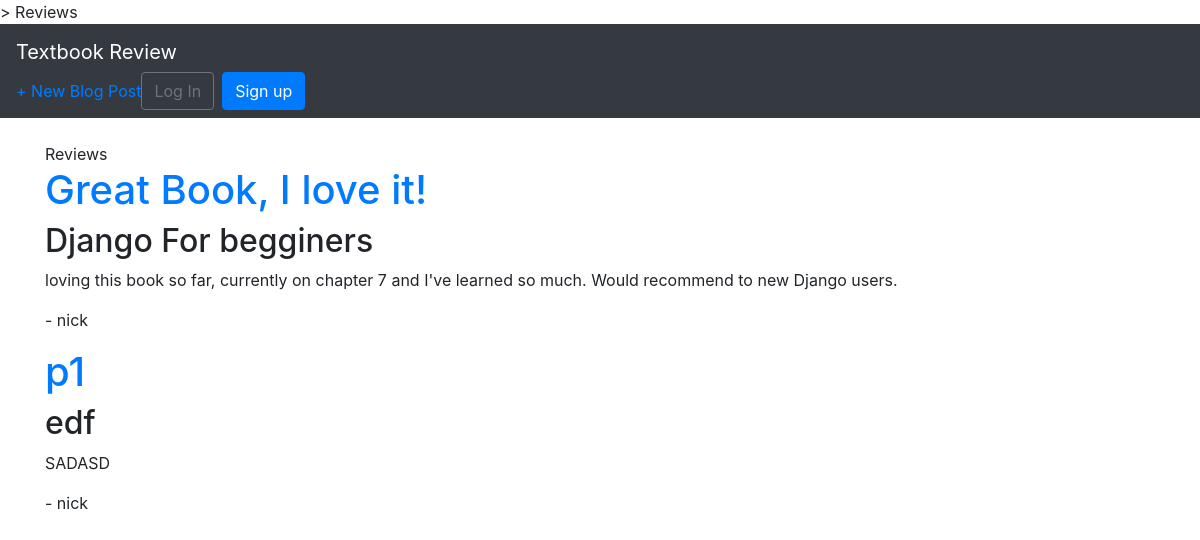
Before: / with the older database file.
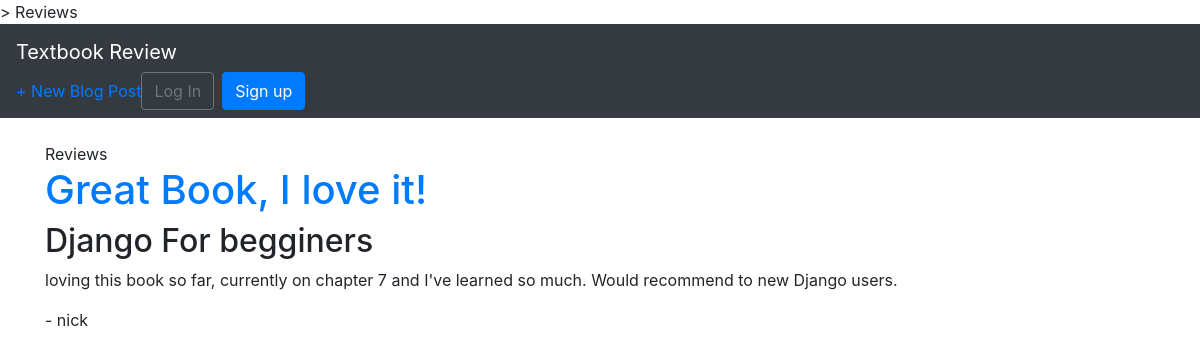
After: the same page with the newer database file.
### blog/models.py (models this page shows, shortened)
class Post(models.Model):
    author = models.ForeignKey('auth.User',on_delete = models.CASCADE)
    title = models.CharField(max_length = 200)
    bookname = models.CharField(max_length = 200, default="")
    body = models.TextField()

### blog/views.py (the view)
# urls.py: path('', BlogListView.as_view(), name='home'),
class BlogListView(ListView):
    model = Post
    template_name = 'home.html'

### blog/templates/home.html (shortened to what this page needs)
{% extends 'base.html' %}
{% block content %}
{% block title %} Reviews{% endblock title %}
{% for post in object_list %}
<body>
<div>
<header>
<div>
    <a href = "{% url 'post_detail' post.pk %}"> <h1>{{ post.title }} </h1></a>
    <h2> {{ post.bookname }} </h2>
    <p> {{ post.body }} </p>
    <p> - {{ post.author }} </p>
</div>
</header>
</div>
</body>
{% endfor %}
{% endblock content %}

### blog/templates/base.html (shortened to what this page needs)
<!doctype html>
<html>
    <head>
    <link rel="stylesheet"
    href="https://stackpath.bootstrapcdn.com/bootstrap/4.1.3/css/\
    bootstrap.min.css"
    integrity="sha384-MCw98/SFnGE8fJT3GXwEOngsV7Zt27NXFoaoApmYm81i\
    uXoPkFOJwJ8ERdknLPMO"
>
<head>
    >{% block title %} Textbook Review {% endblock title %}
    <link rel="stylesheet" href="https://stackpath.bootstrapcdn.com/bootstrap/4.5.0/css/bootstrap.min.css">
</head>
<body>
    <nav class="navbar navbar-expand-md navbar-dark bg-dark mb-4">
<div class="nav-left">
    <a class="navbar-brand" href="{% url 'home' %}">Textbook Review</a>
<div class="collapse navbar-collapse" id="navbarCollapse">
<a href="{% url 'post_new' %}">+ New Blog Post</a>
{% if user.is_authenticated %}
<ul class="navbar-nav ml-auto">
<li class="nav-item">
<a class="nav-link dropdown-toggle" href="#" id="userMenu"
data-toggle="dropdown" aria-haspopup="true"
aria-expanded="false">
Hi {{ user.username }} !
</a>
<div class="dropdown-menu dropdown-menu-right"
    aria-labelledby="userMenu">
    <a class="dropdown-item"
    href="{% url 'password_change'%}">Change password</a>
    <div class="dropdown-divider"></div>
    <a class="dropdown-item" href="{% url 'logout' %}">
    Log Out</a>
</div>
</li>
</ul>
{% else %}
    <form class="form-inline ml-auto">
    <a href="{% url 'login' %}" class="btn btn-outline-secondary">
    Log In</a>
    <a href="{% url 'signup' %}" class="btn btn-primary ml-2">
    Sign up</a>
    </form>
{% endif %}
</div>
</nav>
<div class="container">
{% block content %}
{% endblock content %}
</div>
</body>
</html>
</body>
</html>

Changed rows visible on the page:
removed Post: title "p1", bookname "edf", body "SADASD", author "nick"
